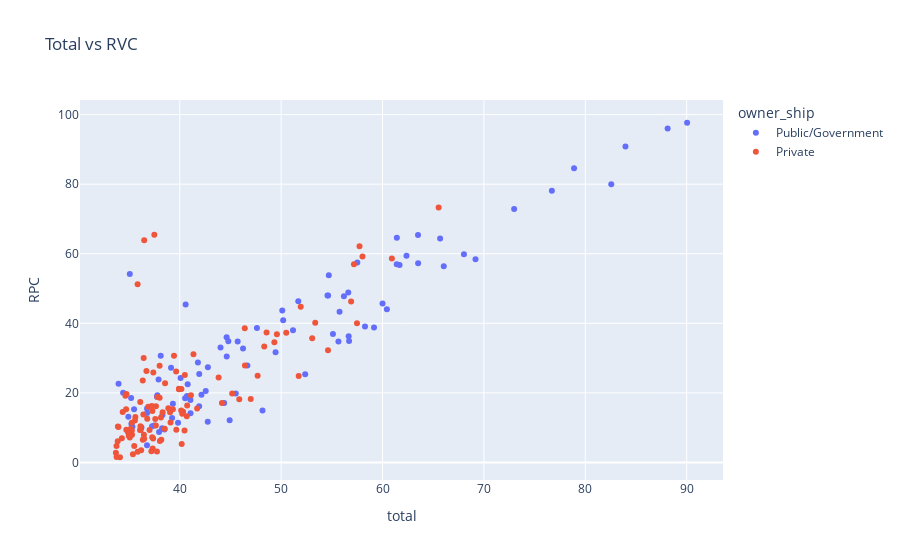

The cell this chart's notebook holds for it:
### Code cell
fig =px.scatter(data,x='total',y='RPC',color='owner_ship', hover_data=['name'],title='Total vs RVC')
fig.show()

### Figure 1 — Plotly figure (JSON) as saved in the notebook; plotly's stock layout.template omitted (floating-point values rounded to 4 significant figures)
{"data": [{"customdata": [["IIT Madras - Indian Institute of Technology"], ["IIT Delhi - Indian Institute of Technology"], ["IIT Bombay - Indian Institute of Technology"], ["IIT Kanpur - Indian Institute of Technology"], ["IIT Kharagpur - Indian Institute of Technology"], ["IIT Roorkee - Indian Institute of Technology"], ["IIT Guwahati - Indian Institute of Technology"], ["NIT Trichy - National Institute of Technology Tiruchirappalli"], ["IIT Hyderabad - Indian Institute of Technology"], ["NIT Surathkal - National Institute of Technology Karnataka"], ["Jadavpur University, Kolkata"], ["IIT BHU - Indian Institute of Technology Banaras Hindu University"], ["IIT Dhanbad - Indian Institute of Technology Indian School of Mines"], ["NIT Rourkela - National Institute of Technology"], ["IIT Indore - Indian Institute of Technology"], ["Anna University, Chennai"], ["ICT Mumbai - Institute of Chemical Technology"], ["IIT Mandi - Indian Institute of Technology"], ["NIT Warangal - National Institute of Technology"], ["IIT Ropar - Indian Institute of Technology"], ["IIT Gandhinagar - Indian Institute of Technology"], ["JMI New Delhi - Jamia Millia Islamia"], ["IIT Jodhpur - Indian Institute of Technology"], ["NIT Calicut - National Institute of Technology"], ["VNIT Nagpur - Visvesvaraya National Institute of Technology"], ["IIT Patna - Indian Institute of Technology"], ["NIT Durgapur - National Institute of Technology"], ["DTU Delhi - Delhi Technological University"], ["IIT Bhubaneswar - Indian Institute of Technology"], ["AMU Aligarh - Aligarh Muslim University"], ["NIT Silchar - National Institute of Technology"], ["IIEST Shibpur - Indian Institute of Engineering Science and Technology"], ["IIST Thiruvananthapuram - Indian Institute of Space Science and Technology"], ["MNIT Jaipur - Malaviya National Institute of Technology"], ["MNNIT Allahabad - Motilal Nehru National Institute of Technology Allahabad Prayagraj"], ["Visvesvaraya Technological University, Belagavi"], ["NIT Kurukshetra - National Institute of Technology"], ["NIT Jalandhar - Dr B R Ambedkar National Institute of Technology"], ["IIT Tirupati - Indian Institute of Technology"], ["SVNIT Surat - Sardar Vallabhbhai National Institute of Technology"], ["NIT Meghalaya - National Institute of Technology"], ["NIT Patna - National Institute of Technology"], ["NIT Raipur - National Institute of Technology"], ["NIT Srinagar - National Institute of Technology"], ["IIT Palakkad - Indian Institute of Technology"], ["IIIT Delhi - Indraprastha Institute of Information Technology"], ["MANIT Bhopal - Maulana Azad National Institute of Technology"], ["DIAT Pune - Defence Institute of Advanced Technology"], ["COEP Pune - College of Engineering"], ["GGSIPU Delhi - Guru Gobind Singh Indraprastha University"], ["JNTUH University - Jawaharlal Nehru Technological University"], ["Andhra University College of Engineering, Visakhapatnam"], ["IIITM Gwalior - Atal Bihari Vajpayee Indian Institute of Information Technology and Management"], ["NSUT Delhi - Netaji Subhas University of Technology"], ["NIT Agartala - National Institute of Technology"], ["IIIT Bangalore - International Institute of Information Technology"], ["IIITDM Jabalpur - PDPM Indian Institute of Information Technology Design and Manufacturing"], ["National Institute of Food Technology, Entrepreneurship and Management, Thanjavur"], ["PEC Chandigarh - Punjab Engineering College"], ["NIT Goa - National Institute of Technology"], ["NIT Jamshedpur - National Institute of Technology"], ["Panjab University, Chandigarh"], ["IIIT Allahabad - Indian Institute of Information Technology"], ["SMVDU Katra - Shri Mata Vaishno Devi University"], ["CIT Coimbatore - Coimbatore Institute of Technology"], ["NIT Manipur - National Institute of Technology"], ["College of Engineering, Trivandrum"], ["VSSUT Sambalpur - Veer Surendra Sai University of Technology"], ["University College of Engineering, Osmania University, Hyderabad"], ["VJTI Mumbai - Veermata Jijabai Technological Institute"], ["DEI Agra - Dayalbagh Educational Institute"], ["Tezpur University, Tezpur"], ["NIFTEM Sonepat - National Institute of Food Technology Entrepreneurship and Management"], ["NIT Hamirpur - National Institute of Technology"], ["JNTUK Kakinada - Jawaharlal Nehru Technological University"], ["NIT Uttarakhand - National Institute of Technology"], ["NIT Puducherry - National Institute of Technology Puducherry Karaikal"], ["YMCA Faridabad - JC Bose University of Science and Technology, YMCA"], ["MSU Baroda - Maharaja Sayajirao University of Baroda"], ["NIFFT Ranchi - National Institute of Advanced Manufacturing Technology"], ["PEC Puducherry - Puducherry Technological University"], ["GCT Coimbatore - Government College of Technology"], ["NIT Arunachal Pradesh - National Institute of Technology"], ["NIT Sikkim - National Institute of Technology"], ["IGDTUW Delhi - Indira Gandhi Delhi Technical University for Women"], ["SLIET Longowal - Sant Longowal Institute of Engineering and Technology"], ["RGIPT Amethi - Rajiv Gandhi Institute of Petroleum Technology"], ["IIITDM Kancheepuram - Indian Institute of Information Technology Design and Manufacturing"], ["IITRAM Ahmedabad - Institute of Infrastructure Technology Research and Management"], ["NIT Delhi - National Institute of Technology"]], "hovertemplate": "owner_ship=Public/Government<br>total=%{x}<br>RPC=%{y}<br>name=%{customdata[0]}<extra></extra>", "legendgroup": "Public/Government", "marker": {"color": "#636efa", "symbol": "circle"}, "mode": "markers", "name": "Public/Government", "orientation": "v", "showlegend": true, "type": "scatter", "x": [90.04, 88.12, 83.96, 82.56, 78.89, 76.7, 72.98, 69.17, 68.03, 66.04, 65.68, 63.51, 63.5, 62.36, 61.68, 61.41, 61.4, 60.43, 60, 59.16, 58.27, 57.51, 56.7, 56.66, 56.62, 56.19, 55.76, 55.65, 55.11, 54.7, 54.63, 54.57, 52.37, 51.69, 51.17, 50.2, 50.11, 49.45, 48.16, 47.61, 46.67, 46.24, 45.71, 45.52, 44.92, 44.79, 44.63, 44.62, 44.38, 44.02, 42.77, 42.76, 42.56, 42.14, 41.92, 41.91, 41.79, 41.06, 41.05, 40.78, 40.71, 40.58, 40.53, 40.08, 39.83, 39.32, 39.24, 39.14, 38.49, 38.29, 38.26, 38.12, 37.96, 37.91, 37.79, 37.75, 37.49, 37.27, 36.78, 36.77, 36.77, 36.22, 35.49, 35.33, 35.23, 35.2, 35.07, 34.93, 34.41, 33.96], "xaxis": "x", "y": [97.66, 96, 90.82, 79.98, 84.61, 78.1, 72.89, 58.43, 59.89, 56.42, 64.41, 57.25, 65.38, 59.44, 56.75, 64.59, 56.99, 44.05, 45.7, 38.78, 39.08, 57.45, 34.92, 36.3, 48.85, 47.78, 43.31, 34.76, 36.9, 53.82, 48, 48.02, 25.35, 46.35, 37.99, 40.88, 43.66, 31.7, 14.94, 38.64, 27.9, 32.77, 34.76, 19.8, 12.11, 34.83, 30.47, 36.01, 17.1, 33.02, 27.4, 11.74, 20.54, 19.49, 25.45, 16.15, 28.74, 14.18, 17.94, 22.51, 19.09, 45.4, 18.48, 24.29, 11.43, 16.86, 12.79, 27.21, 9.48, 13.68, 9.86, 30.7, 8.73, 23.84, 19.32, 18.92, 10.61, 10.44, 14.21, 4.93, 15.51, 10.04, 15.27, 10.26, 11.03, 18.52, 54.21, 13.15, 20.07, 22.6], "yaxis": "y"}, {"customdata": [["VIT Vellore - Vellore Institute of Technology"], ["Amrita Vishwa Vidyapeetham, Coimbatore"], ["SRM University Chennai - SRM Institute of Science and Technology"], ["Amity University, Noida"], ["Siksha 'O' Anusandhan, Bhubaneswar"], ["Thapar University - Thapar Institute of Engineering and Technology"], ["BITS Pilani - Birla Institute of Technology and Science"], ["Kalasalingam Academy of Research and Education, Virudhunagar"], ["SASTRA University Thanjavur - Shanmugha Arts Science Technology Research and Academy"], ["KIIT University - Kalinga Institute of Industrial Technology"], ["KL University Guntur - Koneru Lakshmaiah Education Foundation"], ["Chandigarh University, Chandigarh"], ["SSN College of Engineering - Sri Sivasubramaniya Nadar College of Engineering"], ["LPU Jalandhar - Lovely Professional University"], ["Birla Institute of Technology, Mesra (BIT Mesra) - Birla Institute of Technology"], ["Sathyabama University - Sathyabama Institute of Science and Technology"], ["MIT Manipal - Manipal Institute of Technology"], ["PSG Tech Coimbatore - PSG College of Technology"], ["Banasthali Vidyapith, Banasthali"], ["UPES Dehradun - University of Petroleum and Energy Studies"], ["IIIT Hyderabad - International Institute of Information Technology"], ["Graphic Era University, Dehradun"], ["MSRIT Bangalore - Ramaiah Institute of Technology"], ["SKCET Coimbatore - Sri Krishna College of Engineering and Technology"], ["Manipal University, Jaipur"], ["BMSCE Bangalore - BMS College of Engineering"], ["Vel Tech Chennai - Vel Tech Rangarajan Dr Sagunthala R and D Institute of Science and Technology"], ["TCE Madurai - Thiagarajar College of Engineering"], ["RVCE Bangalore - RV College of Engineering"], ["SR University, Warangal"], ["JIIT Noida - Jaypee Institute of Information Technology"], ["Rajalakshmi Engineering College, Chennai"], ["The NorthCap University, Gurgaon"], ["SIT Tumkur - Siddaganga Institute of Technology"], ["CV Raman Global University, Bhubaneswar"], ["Vignan's Foundation for Science Technology and Research, Guntur"], ["PES University, Bangalore"], ["BSAU Chennai - BS Abdur Rahman Crescent Institute of Science and Technology"], ["GITAM Bhubaneswar - Gandhi Institute of Technology and Management"], ["MRIIRS Faridabad - Manav Rachna International Institute of Research and Studies"], ["Pandit Deendayal Energy University, Gandhinagar"], ["Karunya University - Karunya Institute of Technology and Sciences"], ["Kumaraguru College of Technology, Coimbatore"], ["IIIT Guwahati - Indian Institute of Information Technology"], ["VNR VJIET Hyderabad - VNR Vignana Jyothi Institute of Engineering and Technology"], ["Amity University Gurgaon - Amity University"], ["Jain University, Bangalore"], ["MIT-WPU Pune - Dr Vishwanath Karad MIT World Peace University"], ["KEC Erode - Kongu Engineering College"], ["NHCE Bangalore - New Horizon College of Engineering"], ["Sri Krishna College of Technology, Coimbatore"], ["PSGITECH Coimbatore - PSG Institute of Technology and Applied Research"], ["Nirma University, Ahmedabad"], ["Shoolini University Solan - Shoolini University of Biotechnology and Management Sciences"], ["Mepco Schlenk Engineering College, Sivakasi"], ["BVUCOE Pune - Bharati Vidyapeeth Deemed University College of Engineering"], ["Amity University, Jaipur"], ["DAIICT Gandhinagar - Dhirubhai Ambani Institute of Information and Communication Technology"], ["NMIMS Mumbai - Narsee Monjee Institute of Management Studies"], ["PESCE Mandya - PES College of Engineering"], ["JUIT Solan - Jaypee University of Information Technology"], ["CEC Landran - Chandigarh Engineering College, Landran Campus"], ["Anurag University, Hyderabad"], ["VRSEC Vijayawada - Velagapudi Ramakrishna Siddhartha Engineering College"], ["VIT Pune - Vishwakarma Institute of Technology"], ["Chitkara University Chandigarh - Chitkara University"], ["NIET Greater Noida - Noida Institute of Engineering and Technology"], ["RCOEM Nagpur - Shri Ramdeobaba College of Engineering and Management"], ["Galgotias University, Greater Noida"], ["GRIET Hyderabad - Gokaraju Rangaraju Institute of Engineering and Technology"], ["HITS Chennai - Hindustan Institute of Technology and Science"], ["Amity University, Gwalior"], ["Mahindra University, Hyderabad"], ["RMK Engineering College, Thiruvallur"], ["SIMATS Chennai - Saveetha Institute of Medical and Technical Sciences"], ["Sri Sai Ram Engineering College, Chennai"], ["JSS Science and Technology University, Mysuru"], ["Vels University Chennai - Vel's Institute of Science Technology and Advanced Studies"], ["Silicon Institute of Technology, Bhubaneswar"], ["Vardhaman College of Engineering, Hyderabad"], ["GHRCE Nagpur - GH Raisoni College of Engineering"], ["Sharda University, Greater Noida"], ["Sree Vidyanikethan Engineering College, Tirupati (SVEC Tirupati) - School of Engineering and Technology, Mohan Babu University"], ["CBIT Hyderabad - Chaitanya Bharathi Institute of Technology"], ["Rabindranath Tagore University, Raisen"], ["SPIT Mumbai - Sardar Patel Institute of Technology"], ["NEC Kovilpatti - National Engineering College"], ["CVR College of Engineering, Hyderabad"], ["AIT Pune - Army Institute of Technology"], ["Sona College of Technology, Salem"], ["CIT Chennai - Chennai Institute of Technology"], ["NMAM Institute of Technology, Karkala Taluk"], ["DIT University, Dehradun"], ["CMRIT Bangalore - CMR Institute of Technology"], ["Easwari Engineering College, Chennai"], ["NMIT Bangalore - Nitte Meenakshi Institute of Technology"], ["YCCE Nagpur - Yeshwantrao Chavan College of Engineering"], ["GLA University, Mathura"], ["KIET Group of Institutions, Ghaziabad (KIET Ghaziabad) - KIET Group of Institutions"], ["GMRIT Rajam - GMR Institute of Technology"], ["Christ University, Bangalore"], ["MMU Ambala - Maharishi Markandeshwar University"], ["GCET Greater Noida - Galgotias College of Engineering and Technology"], ["DYPIET Pimpri - Dr DY Patil Institute of Technology"], ["GL Bajaj Institute of Technology and Management, Greater Noida"], ["KLE Technological University, Hubballi"], ["DJSCE Mumbai - Dwarkadas J Sanghvi College of Engineering"], ["SVCET Chittoor - Sri Venkateswara College of Engineering and Technology"], ["BMSIT Bangalore - BMS Institute of Technology and Management"], ["VJIT Hyderabad - Vidya Jyothi Institute of Technology"]], "hovertemplate": "owner_ship=Private<br>total=%{x}<br>RPC=%{y}<br>name=%{customdata[0]}<extra></extra>", "legendgroup": "Private", "marker": {"color": "#EF553B", "symbol": "circle"}, "mode": "markers", "name": "Private", "orientation": "v", "showlegend": true, "type": "scatter", "x": [65.53, 60.92, 58.02, 57.73, 57.48, 57.18, 56.9, 54.62, 53.36, 53.06, 51.93, 51.73, 50.5, 49.58, 49.33, 48.56, 48.33, 47.68, 47, 46.43, 46.41, 45.87, 45.17, 44.16, 43.83, 41.71, 41.35, 41.1, 40.73, 40.69, 40.5, 40.47, 40.33, 40.24, 40.19, 40.16, 40.14, 39.92, 39.92, 39.66, 39.64, 39.43, 39.32, 39.09, 39.04, 38.87, 38.55, 38.51, 38.31, 38.18, 38.14, 38.04, 38.01, 38.01, 37.79, 37.75, 37.65, 37.64, 37.58, 37.49, 37.39, 37.37, 37.33, 37.3, 37.28, 37.24, 37.2, 37.02, 36.89, 36.79, 36.71, 36.49, 36.49, 36.46, 36.44, 36.41, 36.36, 36.35, 36.19, 36.15, 36.12, 36.1, 36.08, 35.84, 35.84, 35.62, 35.58, 35.51, 35.38, 35.29, 35.27, 35.27, 35.14, 35.11, 35.07, 34.97, 34.88, 34.74, 34.73, 34.71, 34.64, 34.37, 34.29, 34.1, 33.95, 33.9, 33.88, 33.77, 33.76, 33.7], "xaxis": "x", "y": [73.3, 58.64, 59.2, 62.18, 40.02, 56.97, 46.29, 32.26, 40.17, 35.74, 44.8, 24.84, 37.31, 36.85, 34.54, 37.36, 33.36, 24.91, 18.25, 27.84, 38.57, 18.2, 19.82, 17.13, 24.44, 15.53, 31.13, 19.32, 16.36, 13.28, 25.12, 9.2, 14.58, 14.04, 5.33, 21.12, 14.94, 21.2, 21.08, 9.37, 26.12, 30.7, 15.32, 11.48, 14.47, 15.6, 22.75, 9.67, 14.45, 6.53, 12.92, 6.18, 18.6, 27.77, 18.85, 3.15, 16.15, 10.64, 12.46, 65.45, 25.87, 6.87, 4.04, 14.83, 7.27, 16.2, 3.19, 9.32, 16.04, 12.6, 26.27, 6.8, 63.89, 7.99, 30.02, 13.81, 6.55, 23.56, 3.51, 9.32, 10.43, 17.36, 9.36, 3.07, 51.24, 13.1, 12.09, 4.72, 2.36, 8, 9.2, 11.41, 9.6, 8.29, 7.21, 7.7, 8.76, 19.67, 9.39, 15.27, 19.21, 14.51, 6.98, 1.5, 10.21, 10.37, 6.11, 1.54, 4.77, 2.81], "yaxis": "y"}], "layout": {"legend": {"title": {"text": "owner_ship"}, "tracegroupgap": 0}, "title": {"text": "Total vs RVC"}, "xaxis": {"anchor": "y", "domain": [0, 1], "title": {"text": "total"}}, "yaxis": {"anchor": "x", "domain": [0, 1], "title": {"text": "RPC"}}}}
